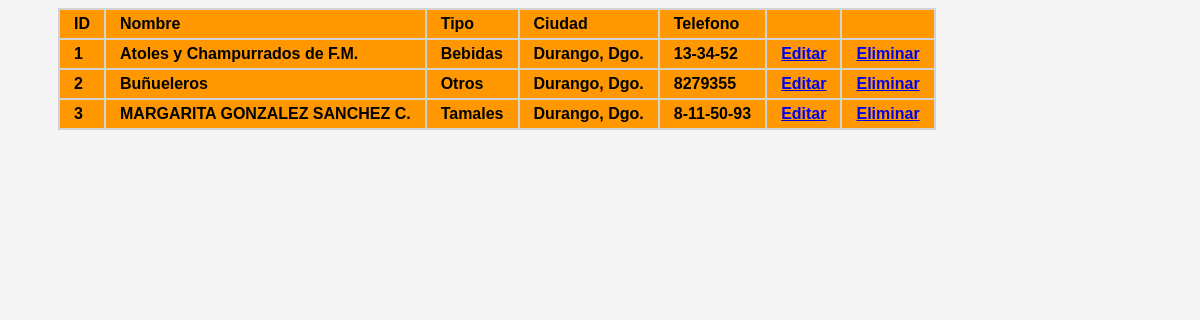
The page /admin/tablas/PVAdmin.php on the database its author committed.
### tables this page shows
CREATE TABLE `proveedores` (
  `id_proveedor` int(11) NOT NULL,
  `Nombre` varchar(40) DEFAULT NULL,
  `Tipo` varchar(10) DEFAULT NULL,
  `Ciudad` varchar(20) DEFAULT NULL,
  `Telefono` varchar(11) DEFAULT NULL
);

### admin/tablas/PVAdmin.php (the view, shortened to what this page needs)
<?php
$servername = "127.0.0.1";
$username = "empleado1";
$password = "ChampuRRAD01";
$db_name = "fiesta_mx";
$conn = mysqli_connect($servername, $username, $password, $db_name);
$sql = "select * from proveedores";
$query = mysqli_query($conn,$sql);
?>
<!DOCTYPE html>
<html lang="en">
<head>
    <link href="css/estilosTablas.css" rel="stylesheet">
    <link href="css/style.css" rel="stylesheet">
</head>
<body>
    <section class="tProductos">
        <table class="table">
            <thead class="table-success table-striped" >
                <tr>
                    <th>ID</th>
                    <th>Nombre</th>
                    <th>Tipo</th>
                    <th>Ciudad</th>
                    <th>Telefono</th>
                    <th></th>
                    <th></th>
                </tr>
            </thead>
            <tbody>
                    <?php
                        while($row=mysqli_fetch_array($query)){
                    ?>
                        <tr>
                            <th><?php  echo $row['id_proveedor']?></th>
                            <th><?php  echo $row['Nombre']?></th>
                            <th><?php  echo $row['Tipo']?></th>
                            <th><?php  echo $row['Ciudad']?></th>
                            <th><?php  echo $row['Telefono']?></th>
                            <th><a href="../actualizar/actualizarPv.php?id=<?php echo $row['id_proveedor'] ?>" class="btn btn-info">Editar</a></th>
                            <th><a href="../actualizar/borrar.php?id=<?php echo $row['id_proveedor'] ?>" class="btn btn-danger">Eliminar</a></th>
                        </tr>
                    <?php
                        }
                    ?>
            </tbody>
        </table>
    </section>
</body>
</html>

### admin/tablas/css/estilosTablas.css (style rules this page uses)
.tProductos { overflow:scroll; max-height:380px; width:auto; margin-left: 50px; }
.tProductos table { width:auto; background-color:lightgray; font-family: arial, sans-serif; text-align: left; }
th { background-color: #FF9800; padding: 5px 14px; }
tr:nth-child(1) { background-color: white; }
@media screen and (max-width: 1200px) { .tProductos { height:auto; } }

### admin/tablas/css/style.css (style rules this page uses)
body { background:#f4f4f4; }

### rows shown on the page
proveedores: id_proveedor "1", Nombre "Atoles y Champurrados de F.M.", Tipo "Bebidas", Ciudad "Durango, Dgo.", Telefono "13-34-52"
proveedores: id_proveedor "2", Nombre "Buñueleros", Tipo "Otros", Ciudad "Durango, Dgo.", Telefono "8279355"
proveedores: id_proveedor "3", Nombre "MARGARITA GONZALEZ SANCHEZ C.", Tipo "Tamales", Ciudad "Durango, Dgo.", Telefono "8-11-50-93"
